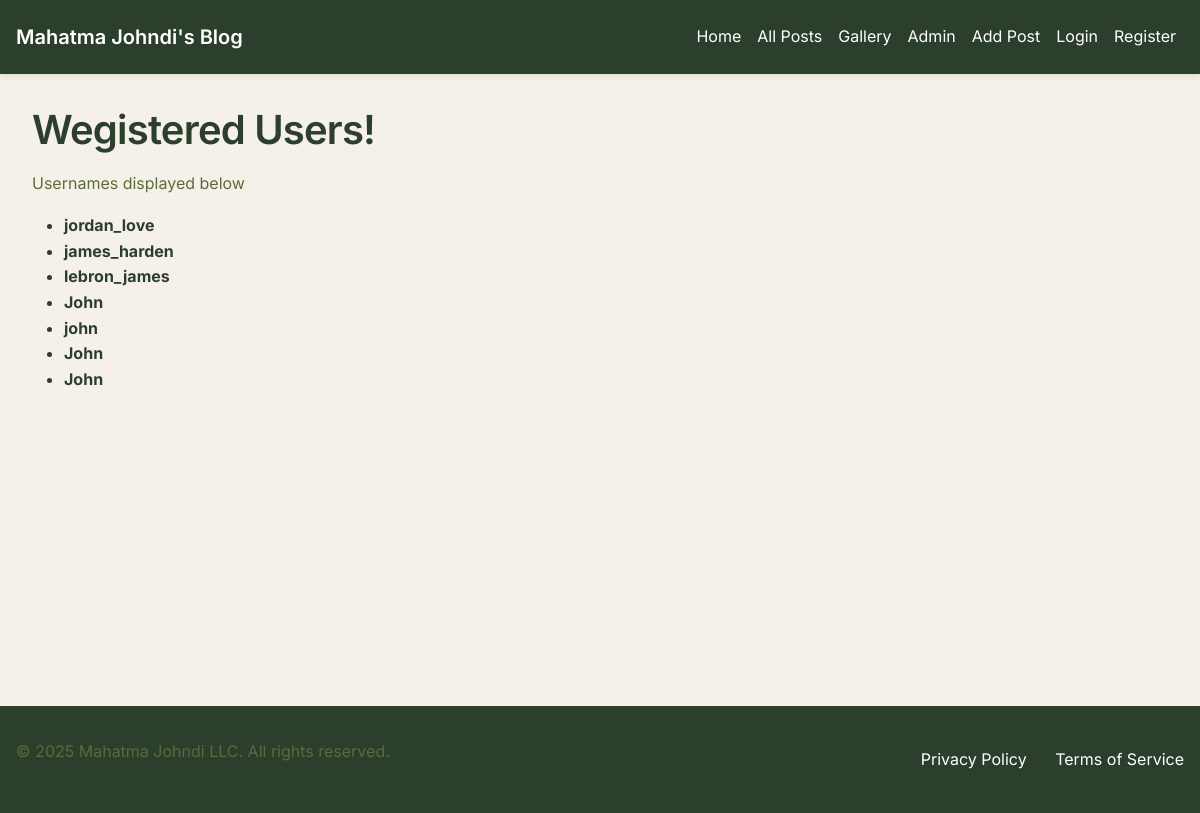
The app's page /user_list, older data.
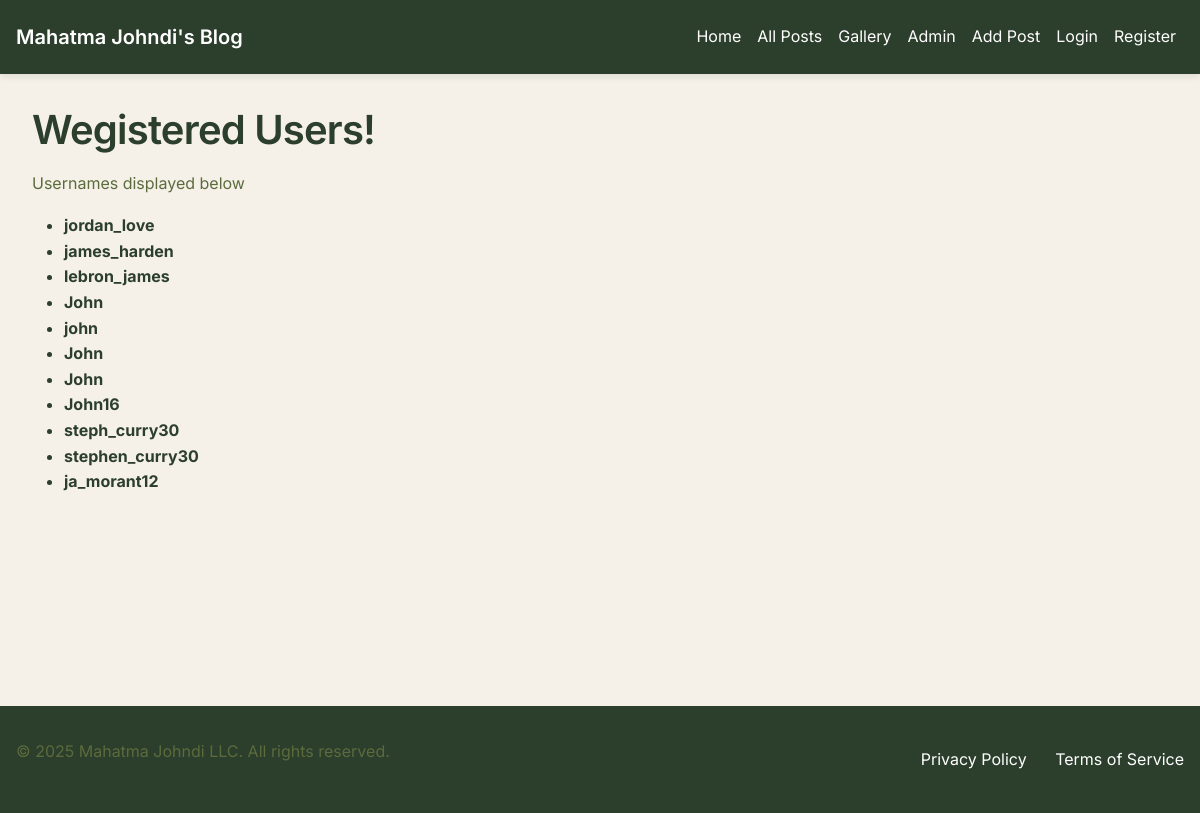
The same page, newer data.
### tables this page shows
CREATE TABLE users (
                    user_id INTEGER PRIMARY KEY AUTOINCREMENT,
                    name TEXT NOT NULL,
                    email TEXT UNIQUE,
                    password TEXT NOT NULL,
                    profile_image TEXT, -- Path to the image file
                    username TEXT NOT NULL
                );

### app.py (the view)
@app.route('/user_list')
def user_list():
    conn = sqlite3.connect('database.db')
    cursor = conn.cursor()
    cursor.execute("SELECT username FROM users")
    users = [{'username': row[0]} for row in cursor.fetchall()]
    conn.close()
    return render_template('user_list.html', users=users)

### templates/user_list.html
{% extends 'base.html' %}
{% block content %}
<div class="container">
    <h1>Wegistered Users!</h1>
    <p>Usernames displayed below</p>
    <ul>
        {% for user in users %}
        <li><strong>{{ user['username'] }}</strong></li>
        {% endfor %}
    </ul>
</div>
{% endblock %}

Row changes from the older to the newer data that the page shows:
added users: username "John16"
added users: username "steph_curry30"
added users: username "stephen_curry30"
added users: username "ja_morant12"
